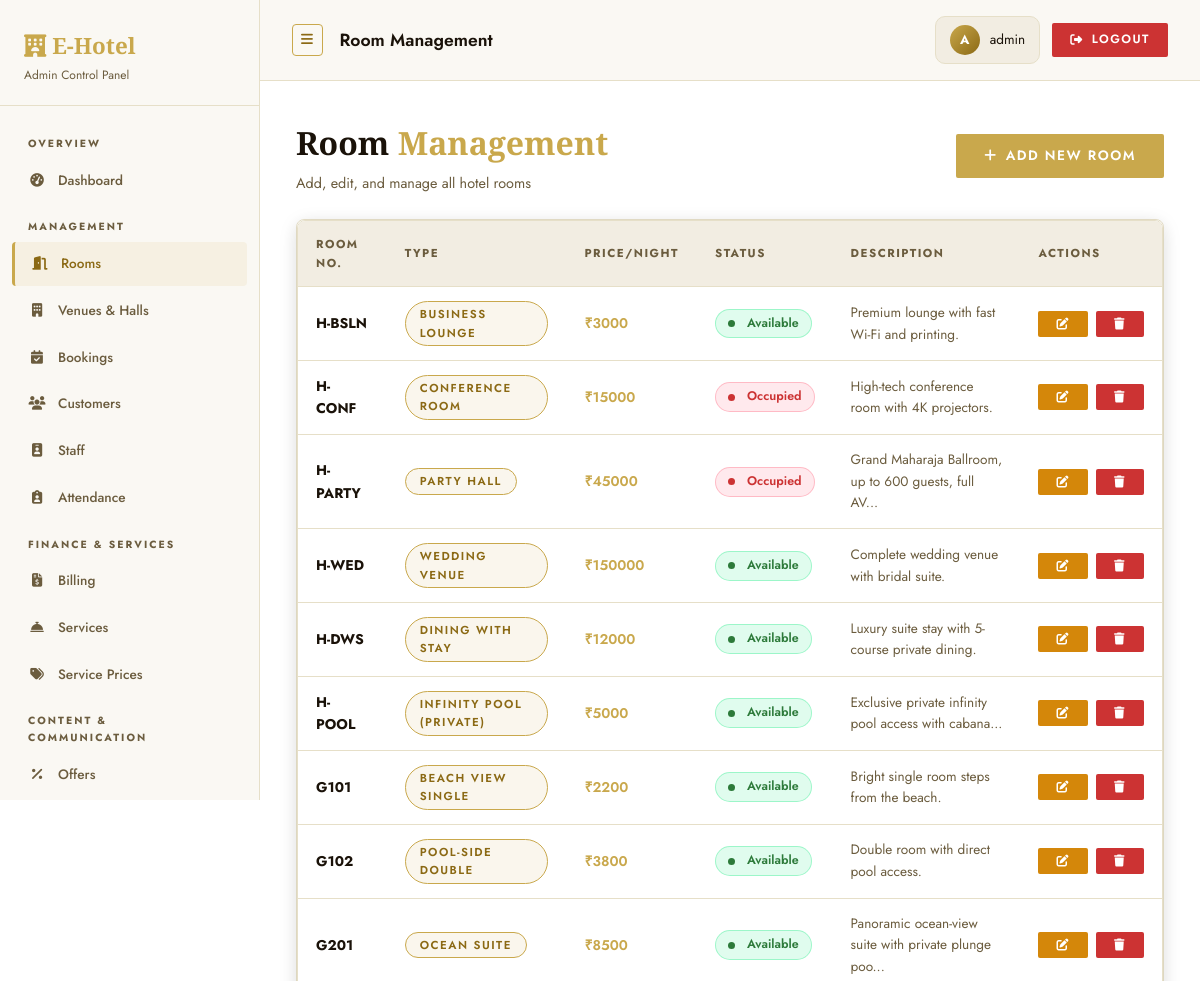
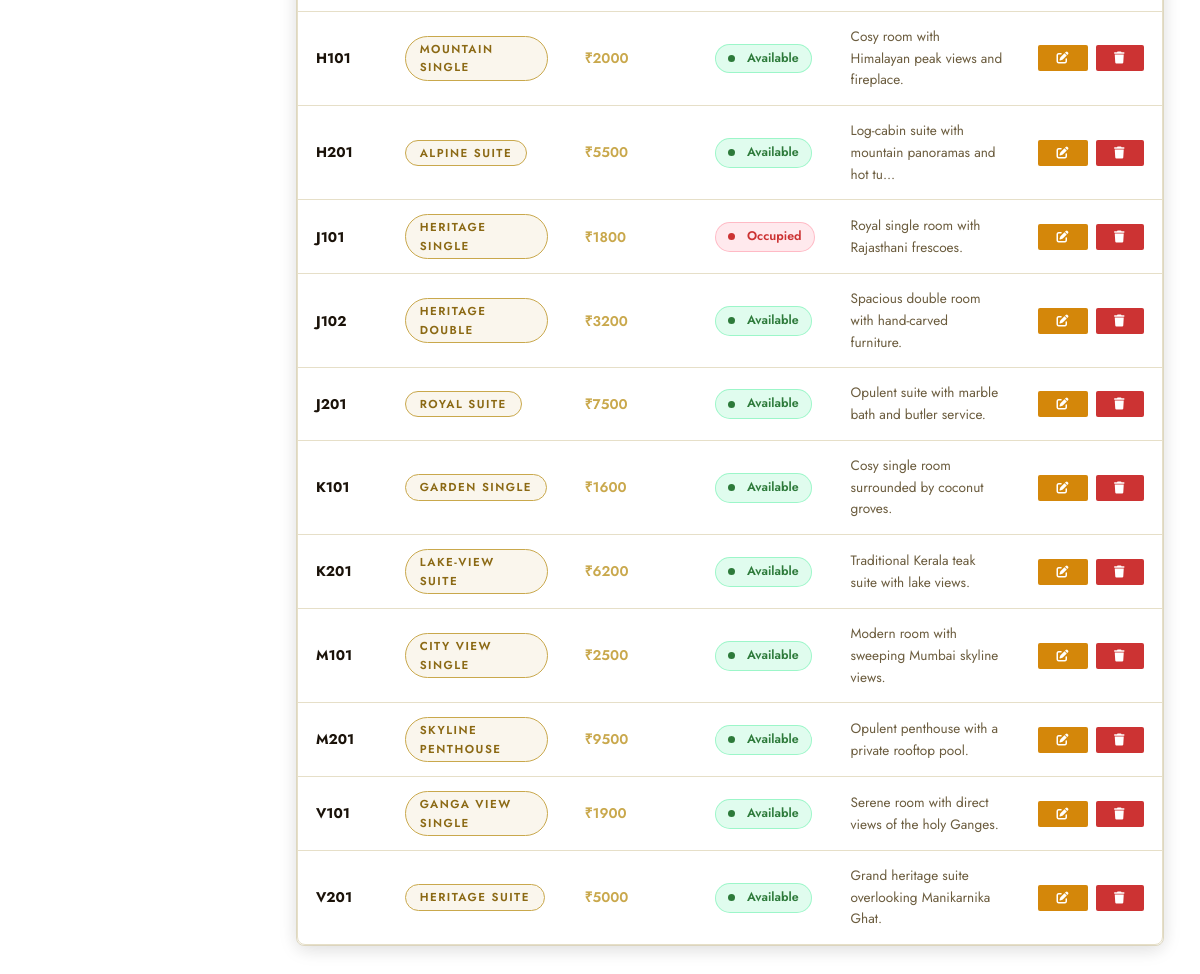
Screenshot of /admin/rooms (signed in) with the database file from the repository (2 pictures, top to bottom).
### tables this page shows
CREATE TABLE rooms (
                id          INTEGER PRIMARY KEY AUTOINCREMENT,
                room_number TEXT UNIQUE NOT NULL,
                room_type   TEXT NOT NULL,
                price       REAL NOT NULL,
                status      TEXT DEFAULT 'Available',
                description TEXT,
                image_url   TEXT,
                destination TEXT DEFAULT 'Main',
                branch      TEXT DEFAULT 'Main Branch',
                capacity    INTEGER DEFAULT 2,
                category    TEXT DEFAULT 'Room'
            );

### routes/admin_routes.py (the view)
    @app.route('/admin/rooms')
    @admin_required
    def admin_rooms():
        dest_filter = request.args.get('destination', '')
        cat_filter  = request.args.get('category', '')
        query       = "SELECT * FROM rooms WHERE 1=1"
        params      = []
        if dest_filter:
            query += " AND destination=?"
            params.append(dest_filter)
        if cat_filter:
            query += " AND category=?"
            params.append(cat_filter)
        query += " ORDER BY category, destination, room_number"
        rooms = query_db(query, params)
        return render_template('admin/rooms.html', rooms=rooms, destinations=DESTINATIONS,
                               categories=CATEGORIES, selected_destination=dest_filter,
                               selected_category=cat_filter)

### utils/auth.py (called while the page is built)
def admin_required(f):
    @wraps(f)
    def decorated_function(*args, **kwargs):
        if 'admin_id' not in session:
            flash('Admin login required.', 'warning')
            return redirect(url_for('admin_login'))
        return f(*args, **kwargs)
    return decorated_function

### utils/db.py (called while the page is built)
def get_db():
    db = getattr(g, '_database', None)
    if db is None:
        db = g._database = sqlite3.connect(DATABASE)
        db.row_factory = sqlite3.Row
    return db

def query_db(query, args=(), one=False, commit=False):
    db  = get_db()
    cur = db.execute(query, args)
    if commit:
        db.commit()
        return cur.lastrowid
    rows = cur.fetchall()
    return rows[0] if (one and rows) else (None if one else rows)

### templates/admin/rooms.html (shortened to what this page needs)
{% extends "admin/base_admin.html" %}
{% block page_title %}Room Management{% endblock %}
{% block content %}
<div class="action-bar anim-fade-up">
  <div class="panel-header" style="margin:0">
    <h1>Room <span class="text-accent">Management</span></h1>
    <p>Add, edit, and manage all hotel rooms</p>
  </div>
  <a href="{{ url_for('admin_add_room') }}" class="btn btn-primary">
    <i class="fas fa-plus"></i> Add New Room
  </a>
</div>
{% if rooms %}
<div class="card anim-fade-up-delay-1" style="padding:0">
  <div class="table-wrapper">
    <table>
      <thead>
        <tr>
          <th>Room No.</th>
          <th>Type</th>
          <th>Price/Night</th>
          <th>Status</th>
          <th>Description</th>
          <th>Actions</th>
        </tr>
      </thead>
      <tbody>
        {% for room in rooms %}
        <tr>
          <td><strong>{{ room['room_number'] }}</strong></td>
          <td>
            <span class="badge badge-info">{{ room['room_type'] }}</span>
          </td>
          <td style="color:var(--accent);font-weight:600">₹{{ "%.0f"|format(room['price']) }}</td>
          <td>
            <span
              class="status-pill {{ 'pill-available' if room['status']=='Available' else 'pill-occupied' if room['status']=='Occupied' else 'pill-maintenance' }}">
              <span
                class="status-dot {{ 'dot-available' if room['status']=='Available' else 'dot-occupied' if room['status']=='Occupied' else 'dot-maintenance' }}"></span>
              {{ room['status'] }}
            </span>
          </td>
          <td style="color:var(--text2);font-size:.85rem">{{ room['description'][:50] + '...' if room['description'] and
            room['description']|length > 50 else room['description'] or '—' }}</td>
          <td>
            <div style="display:flex;gap:8px">
              <a href="{{ url_for('admin_edit_room', room_id=room['id']) }}" class="btn btn-warning btn-sm">
                <i class="fas fa-edit"></i>
              </a>
              <form method="post" action="{{ url_for('admin_delete_room', room_id=room['id']) }}"
                style="display:inline">
                <button type="submit" class="btn btn-danger btn-sm"
                  data-confirm="Delete Room {{ room['room_number'] }}?">
                  <i class="fas fa-trash"></i>
                </button>
              </form>
            </div>
          </td>
        </tr>
        {% endfor %}
      </tbody>
    </table>
  </div>
</div>
{% else %}
<div class="card">
  <div class="empty-state"><i class="fas fa-door-closed"></i>
    <p>No rooms found. Add your first room!</p>
  </div>
</div>
{% endif %}
{% endblock %}

### static/css/style.css (style rules this page uses)
:root { --bg: #ffffff; --bg2: #faf8f3; --bg3: #f2ede2; --card: #ffffff; --border: #e6dfc8; --accent: #c9a84c; --accent2: #e8c96e; --accent3: #f5e9c0; --accent-dark: #8b6914; --text: #1a1209; --text2: #6b5c3e; --danger: #cc3333; --warning: #d4870a; --success: #2d7a3a; --radius: 4px; --radius-lg: 8px; --shadow: 0 12px 48px rgba(201,168,76,0.18); --shadow-soft: 0 4px 20px rgba(0,0,0,0.08); --glow: 0 0 24px rgba(201,168,76,0.35); --trans: all 0.3s cubic-bezier(.4,0,.2,1); }
*, *::before, *::after { box-sizing: border-box; margin: 0; padding: 0; }
body { font-family: 'Jost', sans-serif; background: var(--bg); color: var(--text); line-height: 1.6; min-height: 100vh; overflow-x: hidden; }
h1,h2,h3,h4 { font-family: 'Cormorant Garamond', serif; }
a { color: var(--accent-dark); text-decoration: none; transition: var(--trans); }
.text-accent { color: var(--accent); }
.badge { display: inline-block; padding: 3px 14px; border-radius: 99px; font-size: .72rem; font-weight: 600; letter-spacing: 1.5px; text-transform: uppercase; }
.badge-info { background: rgba(201,168,76,.1); color: var(--accent-dark); border: 1px solid var(--accent); }
.btn { display: inline-flex; align-items: center; gap: 8px; padding: 11px 28px; border-radius: 2px; border: none; font-family: 'Jost', sans-serif; font-size: .85rem; font-weight: 600; cursor: pointer; transition: var(--trans); white-space: nowrap; letter-spacing: 1.5px; text-transform: uppercase; }
.btn-primary { background: var(--accent); color: #fff; }
.btn-danger { background: var(--danger); color: #fff; }
.btn-warning { background: var(--warning); color: #fff; }
.btn-sm { padding: 7px 18px; font-size: .75rem; }
.card { background: var(--card); border: 1px solid var(--border); border-radius: var(--radius-lg); padding: 28px; transition: var(--trans); box-shadow: var(--shadow-soft); }
.table-wrapper { overflow-x: auto; border-radius: var(--radius-lg); border: 1px solid var(--border); box-shadow: var(--shadow-soft); }
table { width: 100%; border-collapse: collapse; }
thead { background: var(--bg3); }
thead th { padding: 14px 18px; text-align: left; font-size: .72rem; font-weight: 700; color: var(--text2); text-transform: uppercase; letter-spacing: 1.5px; }
tbody td { padding: 14px 18px; border-top: 1px solid var(--border); font-size: .88rem; vertical-align: middle; }
tbody tr { transition: background .2s; }
.status-dot { display: inline-block; width: 7px; height: 7px; border-radius: 50%; margin-right: 6px; }
.dot-available { background: var(--success); }
.dot-occupied { background: var(--danger); }
.panel-header { margin-bottom: 28px; }
.panel-header h1 { font-family: 'Cormorant Garamond', serif; font-size: 2rem; font-weight: 700; }
.panel-header p { color: var(--text2); font-size: .9rem; margin-top: 4px; }
.action-bar { display: flex; align-items: center; justify-content: space-between; flex-wrap: wrap; gap: 16px; margin-bottom: 24px; }
.anim-fade-up { animation: fadeUp .7s ease both; }
.anim-fade-up-delay-1 { animation: fadeUp .7s ease .15s both; }

### static/css/panel.css (style rules this page uses)
.status-pill { display: inline-flex; align-items: center; gap: 6px; padding: 4px 12px; border-radius: 99px; font-size: .78rem; font-weight: 600; }
.pill-available { background: rgba(0,230,118,.12); color: var(--success); border: 1px solid rgba(0,230,118,.3); }
.pill-occupied { background: rgba(255,79,106,.12); color: var(--danger); border: 1px solid rgba(255,79,106,.3); }

### rows the page displays
rooms: room_number "H-BSLN", room_type "BUSINESS LOUNGE", price "3000", status "Available", description "Premium lounge with fast Wi-Fi and printing."
rooms: room_number "H-CONF", room_type "CONFERENCE ROOM", price "15000", status "Occupied", description "High-tech conference room with 4K projectors."
rooms: room_number "H-PARTY", room_type "PARTY HALL", price "45000", status "Occupied", description "Grand Maharaja Ballroom, up to 600 guests, full AV..."
rooms: room_number "H-WED", room_type "WEDDING VENUE", price "150000", status "Available", description "Complete wedding venue with bridal suite."
rooms: room_number "H-DWS", room_type "DINING WITH STAY", price "12000", status "Available", description "Luxury suite stay with 5-course private dining."
rooms: room_number "H-POOL", room_type "INFINITY POOL (PRIVATE)", price "5000", status "Available", description "Exclusive private infinity pool access with cabana..."
rooms: room_number "G101", room_type "BEACH VIEW SINGLE", price "2200", status "Available", description "Bright single room steps from the beach."
rooms: room_number "G102", room_type "POOL-SIDE DOUBLE", price "3800", status "Available", description "Double room with direct pool access."
rooms: room_number "G201", room_type "OCEAN SUITE", price "8500", status "Available", description "Panoramic ocean-view suite with private plunge poo..."
rooms: room_number "H101", room_type "MOUNTAIN SINGLE", price "2000", status "Available", description "Cosy room with Himalayan peak views and fireplace."
rooms: room_number "H201", room_type "ALPINE SUITE", price "5500", status "Available", description "Log-cabin suite with mountain panoramas and hot tu..."
rooms: room_number "J101", room_type "HERITAGE SINGLE", price "1800", status "Occupied", description "Royal single room with Rajasthani frescoes."
rooms: room_number "J102", room_type "HERITAGE DOUBLE", price "3200", status "Available", description "Spacious double room with hand-carved furniture."
rooms: room_number "J201", room_type "ROYAL SUITE", price "7500", status "Available", description "Opulent suite with marble bath and butler service."
rooms: room_number "K101", room_type "GARDEN SINGLE", price "1600", status "Available", description "Cosy single room surrounded by coconut groves."
rooms: room_number "K201", room_type "LAKE-VIEW SUITE", price "6200", status "Available", description "Traditional Kerala teak suite with lake views."
rooms: room_number "M101", room_type "CITY VIEW SINGLE", price "2500", status "Available", description "Modern room with sweeping Mumbai skyline views."
rooms: room_number "M201", room_type "SKYLINE PENTHOUSE", price "9500", status "Available", description "Opulent penthouse with a private rooftop pool."
rooms: room_number "V101", room_type "GANGA VIEW SINGLE", price "1900", status "Available", description "Serene room with direct views of the holy Ganges."
rooms: room_number "V201", room_type "HERITAGE SUITE", price "5000", status "Available", description "Grand heritage suite overlooking Manikarnika Ghat."

### other values shown
{{ session.admin_name[0].upper() if session.admin_name else 'A' }} "A"
{{ session.admin_name or 'Admin' }} "admin"
